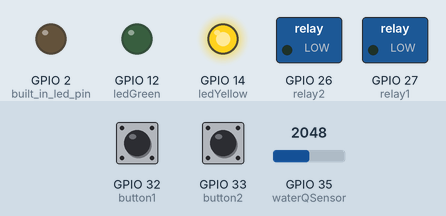
The program below on a simulated ESP32. Parts: switched loads named in the program (green lamp = pin HIGH), output pins drawn as LEDs (lit = HIGH). The test bench sets the inputs (shaded band); at power-on: GPIO 32 (button1) HIGH, GPIO 33 (button2) HIGH, GPIO 35 (waterQSensor) = 2048. WiFi joins after 1.5 s; servers stay silent unless stated; no MQTT or app messages arrive unless stated; what the program prints to the serial monitor is not drawn.

Above: at 2.7 s.
2.8 s: GPIO 32 (button1) pulled LOW for 0.15 s
At 2.88 s:
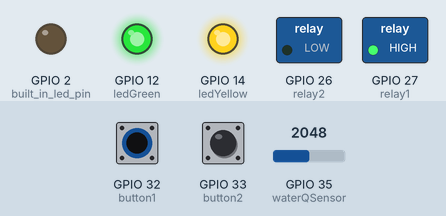
4.4 s: GPIO 33 (button2) pulled LOW for 0.15 s
At 4.48 s:
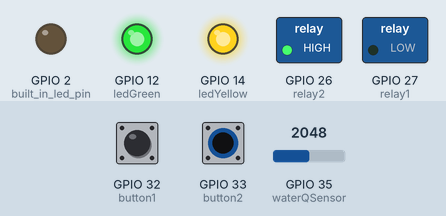
6.0 s: GPIO 33 (button2) pulled LOW for 3.2 s
At 10.4 s:
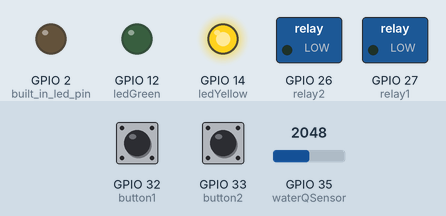
10.7 s: GPIO 32 (button1) pulled LOW for 3.2 s
At 11.6 s:
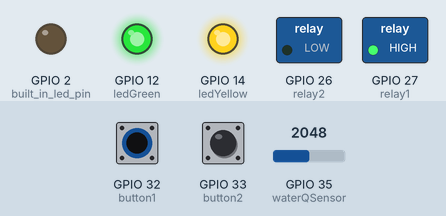
15.4 s: GPIO 32 (button1) driven LOW and GPIO 33 (button2) driven LOW
At 16.4 s:
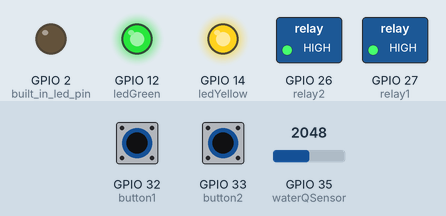
16.9 s: GPIO 32 (button1) driven HIGH
At 17.5 s:
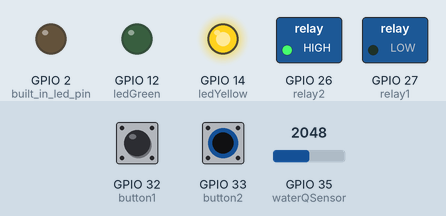
Timing chart, 0 to 19.4 s (numbered marks = the images above; inputs shaded):
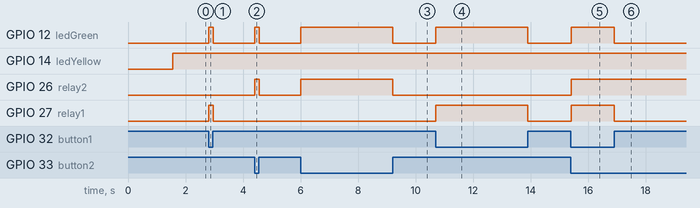

Measured:
- after the input at 2.8 s, GPIO 12 (ledGreen), GPIO 27 (relay1): LOW → HIGH at once, → LOW 0.15 s later
- after the input at 4.4 s, GPIO 12 (ledGreen), GPIO 26 (relay2): LOW → HIGH at once, → LOW 0.15 s later
- after the input at 6.0 s, GPIO 12 (ledGreen), GPIO 26 (relay2): LOW → HIGH at once, → LOW 3.2 s later
- after the input at 10.7 s, GPIO 12 (ledGreen), GPIO 27 (relay1): LOW → HIGH at once, → LOW 3.2 s later
- after the input at 15.4 s, GPIO 12 (ledGreen), GPIO 26 (relay2), GPIO 27 (relay1): LOW → HIGH at once
- after the input at 16.9 s, GPIO 12 (ledGreen), GPIO 27 (relay1): HIGH → LOW at once

The program:

main.cpp
```cpp
#include <Arduino.h>
#include <WiFi.h>
#include <WiFiClientSecure.h>
#include <PubSubClient.h>
#include <Bounce2.h>


// Thresholds
const int pump_threshold = 30;
const int light_threshold = 60;
const int temp_threshold = 27;

// Wifi-Configuration
const char* wifi_ssid = "Router";
const char* wifi_password = "*****";
const char* mqtt_user = "helium";
const char* mqtt_password = "*****";
const char* mqtt_server = "iot-kurs-mqtt.protohaus.org";

// relays
const int relay1 = 27;
const int relay2 = 26;

// buttons to start the pumps
const int button1 = 32;
const int button2 = 33;
Bounce debouncer1 = Bounce();
Bounce debouncer2 = Bounce();

// LED's
const int ledYellow = 14;
const int ledGreen = 12;

//water quality
const int waterQSensor = 35;
#define Offset -8.6875           //deviation compensate
#define samplingInterval 20
#define printInterval 1000
#define ArrayLenth  40    //times of collection
int pHArray[ArrayLenth];   //Store the average value of the sensor feedback
int pHArrayIndex=0;

// define optimal circumstances for watering
bool light_ok = false;
bool moisture1_ok = false;
bool moisture2_ok = false;
bool temp_ok = false;


const char* le_root_ca= \
     "***Certififace***";

WiFiClientSecure wifi_client;
PubSubClient mqtt_client(wifi_client);

unsigned long last_msg_ms = 0;
unsigned long last_watering1 = -60000;
unsigned long last_watering2 = -60000;
const unsigned int msg_buffer_size = 50;
char msg[msg_buffer_size];

const int built_in_led_pin = 2;

/// Connect to the WiFi and block until connected
void setup_wifi() {
  Serial.println();
  Serial.print("Connecting to ");
  Serial.println(wifi_ssid);

  WiFi.mode(WIFI_STA);
  WiFi.begin(wifi_ssid, wifi_password);

  while (WiFi.status() != WL_CONNECTED) {
    delay(500);
    Serial.print(".");
  }

  Serial.println("");
  Serial.println("WiFi connected");
  Serial.println("IP address: ");
  Serial.println(WiFi.localIP());

  wifi_client.setCACert(le_root_ca);
}

/// Handle the received message
void callback(char* topic, byte* payload, unsigned int length) {
  // Switch on the LED if a 1 was received as first character
  String strTopic = String(topic).c_str();

  if (strTopic.equals("helium/photo/resistor1")) {
    Serial.print("Licht: ");
    Serial.println(strtod((char*)payload, NULL));
    if (strtod((char*)payload, NULL) < light_threshold) {
      Serial.println("light-GUT");
      light_ok = true;
    } else {
      light_ok = false;
    }
  }

  if (strTopic.equals("helium/moisture/plant1/moisture1")) {
    if (strtod((char*)payload, NULL) < pump_threshold) {
      Serial.println("plant1-mousture1 GUT");
      moisture1_ok = true;
    } else {
      moisture1_ok = false;
    }
  }

  if (strTopic.equals("helium/moisture/plant1/moisture2")) {
    if (!(strtod((char*)payload, NULL) < pump_threshold) && moisture1_ok == true) {
      moisture1_ok = false;
    } else if(moisture1_ok) {
      Serial.println("plant1-mousture2 GUT");
    }
  }

  if (strTopic.equals("helium/moisture/plant2")) {
    if (strtod((char*)payload, NULL) < pump_threshold) {
      Serial.println("plant2- GUT");
      moisture2_ok = true;
    } else {
      moisture2_ok = false;
    }
  }

  if (strTopic.equals("helium/air/temp")) {
    if (strtod((char*)payload, NULL) < temp_threshold) {
      Serial.println("temp GUT");
      temp_ok = true;
    } else {
      temp_ok = false;
    }
  }
}

/// Connect to the MQTT broker and block until connected
void reconnect() {
  // Loop until we're reconnected
  while (!mqtt_client.connected()) {
    Serial.print("Attempting MQTT connection...");
    // Create a random client ID
    String client_id = "ESP32Client-";
    client_id += WiFi.macAddress();
    // Attempt to connect
    if (mqtt_client.connect(client_id.c_str(), mqtt_user, mqtt_password)) {
      Serial.println("connected");
      // Once connected, publish an announcement...
      mqtt_client.subscribe("helium/moisture/+");
      mqtt_client.subscribe("helium/moisture/plant1/+");
      mqtt_client.subscribe("helium/photo/+");
      mqtt_client.subscribe("helium/air/+");

    } else {
      Serial.printf("failed, rc=%d try again in 5 seconds", mqtt_client.state());
      // Wait 5 seconds before retrying
      delay(5000);
    }
  }
}

void setup() {
  Serial.begin(115200);
  pinMode(built_in_led_pin, OUTPUT);
  setup_wifi();
  mqtt_client.setServer(mqtt_server, 8883);
  mqtt_client.setCallback(callback);

  // relay-setup
  pinMode(relay1, OUTPUT);
  pinMode(relay2, OUTPUT);

  // button-setup
  pinMode(button1, INPUT_PULLUP);
  pinMode(button2, INPUT_PULLUP);
  debouncer1.attach(button1);
  debouncer2.attach(button2);
  debouncer1.interval(5);
  debouncer2.interval(5);

  // LED's
  pinMode(ledYellow, OUTPUT);
  pinMode(ledGreen, OUTPUT);

  // Water quality
  pinMode(waterQSensor, INPUT);
}

double avergearray(int* arr, int number){
  int i;
  int max,min;
  double avg;
  long amount=0;
  if(number<=0){
    Serial.println("Error number for the array to avraging!/n");
    return 0;
  }
  if(number<5){   //less than 5, calculated directly statistics
    for(i=0;i<number;i++){
      amount+=arr[i];
    }
    avg = amount/number;
    return avg;
  }else{
    if(arr[0]<arr[1]){
      min = arr[0];max=arr[1];
    }
    else{
      min=arr[1];max=arr[0];
    }
    for(i=2;i<number;i++){
      if(arr[i]<min){
        amount+=min;        //arr<min
        min=arr[i];
      }else {
        if(arr[i]>max){
          amount+=max;    //arr>max
          max=arr[i];
        }else{
          amount+=arr[i]; //min<=arr<=max
        }
      }//if
    }//for
    avg = (double)amount/(number-2);
  }//if
  return avg;
}

void pump1() {
  unsigned long now = millis();
  if (labs(now - last_watering1) > 60000) {
    last_watering1 = now;

    digitalWrite(ledGreen, HIGH);
    digitalWrite(relay1, HIGH);
    delay(5000);
    digitalWrite(ledGreen, LOW);
    digitalWrite(relay1, LOW);
  }
}

void pump2() {
  unsigned long now = millis();
  if (labs(now - last_watering2) > 60000) {
    last_watering2 = now;

    digitalWrite(ledGreen, HIGH);
    digitalWrite(relay2, HIGH);
    delay(5000);
    digitalWrite(ledGreen, LOW);
    digitalWrite(relay2, LOW);
  }
}

void loop() {
  if (!mqtt_client.connected()) {
    reconnect();
  }
  mqtt_client.loop();

  unsigned long now = millis();

  // calculate water quality
  static float pHValue,voltage;
  pHArray[pHArrayIndex++]=analogRead(waterQSensor);
  if(pHArrayIndex==ArrayLenth)pHArrayIndex=0;
  voltage = avergearray(pHArray, ArrayLenth)*5.0/1024;
  pHValue = 1.375*voltage+Offset;

  // button actions
    debouncer1.update();
  if(debouncer1.fell()) {
    Serial.println("");
    Serial.println("Button1 pressed");
    digitalWrite(ledGreen, HIGH);
    digitalWrite(relay1, HIGH);
    Serial.println("Pumpe 1 ON");
    Serial.println("");
  }
  if(debouncer1.rose()) {
    digitalWrite(ledGreen, LOW);
    digitalWrite(relay1, LOW);
  }

  debouncer2.update();
  if(debouncer2.fell()) {
    Serial.println("");
    Serial.println("Button2 pressed");
    digitalWrite(ledGreen, HIGH);
    digitalWrite(relay2, HIGH);
    Serial.println("Pumpe 2 ON");
    Serial.println("");
  }
  if(debouncer2.rose()) {
    digitalWrite(ledGreen, LOW);
    digitalWrite(relay2, LOW);
  }


  if (labs(now - last_msg_ms) > 1000) {
    last_msg_ms = now;

    // water output
    mqtt_client.publish("helium/waterQuality", String(pHValue,2).c_str());
  }

  if(light_ok && moisture1_ok && temp_ok) {
    pump2();
  }

  if(light_ok && moisture2_ok && temp_ok) {
    pump1();
  }

  // checking for bad ph
  if(pHValue < 5.5 || pHValue > 7.5 || !light_ok || !temp_ok) {
    digitalWrite(ledYellow, HIGH);
  } else {
    digitalWrite(ledYellow, LOW);
  }
}
```
